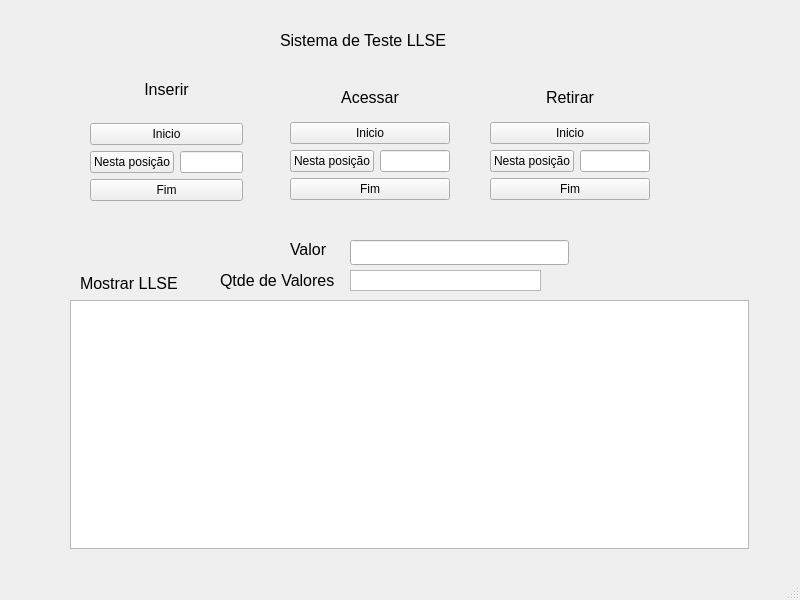
<?xml version="1.0" encoding="UTF-8"?>
<ui version="4.0">
 <class>MainWindow</class>
 <widget class="QMainWindow" name="MainWindow">
  <property name="geometry">
   <rect>
    <x>0</x>
    <y>0</y>
    <width>800</width>
    <height>600</height>
   </rect>
  </property>
  <property name="windowTitle">
   <string>MainWindow</string>
  </property>
  <widget class="QWidget" name="centralwidget">
   <widget class="QLabel" name="label">
    <property name="geometry">
     <rect>
      <x>280</x>
      <y>10</y>
      <width>221</width>
      <height>61</height>
     </rect>
    </property>
    <property name="text">
     <string>&lt;html&gt;&lt;head/&gt;&lt;body&gt;&lt;p&gt;&lt;span style=&quot; font-size:12pt; color:#000000;&quot;&gt;Sistema de Teste LLSE&lt;/span&gt;&lt;/p&gt;&lt;/body&gt;&lt;/html&gt;</string>
    </property>
   </widget>
   <widget class="QLabel" name="label_6">
    <property name="geometry">
     <rect>
      <x>80</x>
      <y>270</y>
      <width>679</width>
      <height>27</height>
     </rect>
    </property>
    <property name="text">
     <string>&lt;html&gt;&lt;head/&gt;&lt;body&gt;&lt;p&gt;&lt;span style=&quot; font-size:12pt;&quot;&gt;Mostrar LLSE&lt;/span&gt;&lt;/p&gt;&lt;/body&gt;&lt;/html&gt;</string>
    </property>
   </widget>
   <widget class="QTextEdit" name="textEditSaida">
    <property name="geometry">
     <rect>
      <x>70</x>
      <y>300</y>
      <width>679</width>
      <height>249</height>
     </rect>
    </property>
    <property name="readOnly">
     <bool>true</bool>
    </property>
   </widget>
   <widget class="QLabel" name="label_5">
    <property name="geometry">
     <rect>
      <x>290</x>
      <y>230</y>
      <width>45</width>
      <height>39</height>
     </rect>
    </property>
    <property name="text">
     <string>&lt;html&gt;&lt;head/&gt;&lt;body&gt;&lt;p&gt;&lt;span style=&quot; font-size:12pt;&quot;&gt;Valor&lt;/span&gt;&lt;/p&gt;&lt;/body&gt;&lt;/html&gt;</string>
    </property>
   </widget>
   <widget class="QLineEdit" name="lineEditValor">
    <property name="geometry">
     <rect>
      <x>350</x>
      <y>240</y>
      <width>219</width>
      <height>25</height>
     </rect>
    </property>
    <property name="inputMask">
     <string>999999</string>
    </property>
   </widget>
   <widget class="QLabel" name="label_7">
    <property name="geometry">
     <rect>
      <x>220</x>
      <y>270</y>
      <width>121</width>
      <height>20</height>
     </rect>
    </property>
    <property name="font">
     <font>
      <pointsize>12</pointsize>
     </font>
    </property>
    <property name="text">
     <string>Qtde de Valores</string>
    </property>
   </widget>
   <widget class="QTextEdit" name="textEditQuantidade">
    <property name="geometry">
     <rect>
      <x>350</x>
      <y>270</y>
      <width>191</width>
      <height>21</height>
     </rect>
    </property>
    <property name="verticalScrollBarPolicy">
     <enum>Qt::ScrollBarAlwaysOff</enum>
    </property>
    <property name="horizontalScrollBarPolicy">
     <enum>Qt::ScrollBarAlwaysOff</enum>
    </property>
    <property name="readOnly">
     <bool>true</bool>
    </property>
   </widget>
   <widget class="QLabel" name="label_8">
    <property name="geometry">
     <rect>
      <x>20</x>
      <y>10</y>
      <width>71</width>
      <height>91</height>
     </rect>
    </property>
    <property name="text">
     <string/>
    </property>
    <property name="pixmap">
     <pixmap>Arquivos/Foto minha carteirinha.jpeg</pixmap>
    </property>
    <property name="scaledContents">
     <bool>true</bool>
    </property>
   </widget>
   <widget class="QWidget" name="verticalLayoutWidget">
    <property name="geometry">
     <rect>
      <x>290</x>
      <y>79</y>
      <width>160</width>
      <height>121</height>
     </rect>
    </property>
    <layout class="QVBoxLayout" name="verticalLayout">
     <item>
      <widget class="QLabel" name="label_3">
       <property name="text">
        <string>&lt;html&gt;&lt;head/&gt;&lt;body&gt;&lt;p align=&quot;center&quot;&gt;&lt;span style=&quot; font-size:12pt;&quot;&gt;Acessar&lt;/span&gt;&lt;/p&gt;&lt;/body&gt;&lt;/html&gt;</string>
       </property>
      </widget>
     </item>
     <item>
      <widget class="QPushButton" name="btn_acessar">
       <property name="toolTip">
        <string>Acessa o nó ao início da fila</string>
       </property>
       <property name="text">
        <string>Inicio</string>
       </property>
      </widget>
     </item>
     <item>
      <layout class="QHBoxLayout" name="horizontalLayout">
       <item>
        <widget class="QPushButton" name="btn_acessar_posicao">
         <property name="text">
          <string>Nesta posição</string>
         </property>
        </widget>
       </item>
       <item>
        <widget class="QLineEdit" name="lineEdit_acessar_posicao"/>
       </item>
      </layout>
     </item>
     <item>
      <widget class="QPushButton" name="btn_acessar_fim">
       <property name="toolTip">
        <string>Acessa o nó ao final da fila</string>
       </property>
       <property name="text">
        <string>Fim</string>
       </property>
      </widget>
     </item>
    </layout>
   </widget>
   <widget class="QWidget" name="verticalLayoutWidget_2">
    <property name="geometry">
     <rect>
      <x>90</x>
      <y>80</y>
      <width>153</width>
      <height>121</height>
     </rect>
    </property>
    <layout class="QVBoxLayout" name="verticalLayout_2">
     <item>
      <widget class="QLabel" name="label_2">
       <property name="text">
        <string>&lt;!DOCTYPE HTML PUBLIC &quot;-//W3C//DTD HTML 4.0//EN&quot; &quot;http://www.w3.org/TR/REC-html40/strict.dtd&quot;&gt;
&lt;html&gt;&lt;head&gt;&lt;meta name=&quot;qrichtext&quot; content=&quot;1&quot; /&gt;&lt;meta charset=&quot;utf-8&quot; /&gt;&lt;style type=&quot;text/css&quot;&gt;
p, li { white-space: pre-wrap; }
hr { height: 1px; border-width: 0; }
&lt;/style&gt;&lt;/head&gt;&lt;body style=&quot; font-family:'Ubuntu'; font-size:10pt; font-weight:400; font-style:normal;&quot;&gt;
&lt;p align=&quot;center&quot; style=&quot; margin-top:12px; margin-bottom:12px; margin-left:0px; margin-right:0px; -qt-block-indent:0; text-indent:0px;&quot;&gt;&lt;span style=&quot; font-family:'Segoe UI'; font-size:12pt;&quot;&gt;Inserir&lt;/span&gt;&lt;/p&gt;
&lt;p align=&quot;center&quot; style=&quot;-qt-paragraph-type:empty; margin-top:12px; margin-bottom:12px; margin-left:0px; margin-right:0px; -qt-block-indent:0; text-indent:0px; font-family:'Segoe UI'; font-size:12pt;&quot;&gt;&lt;br /&gt;&lt;/p&gt;&lt;/body&gt;&lt;/html&gt;</string>
       </property>
      </widget>
     </item>
     <item>
      <widget class="QPushButton" name="btn_inserir">
       <property name="toolTip">
        <string>Insere um nó ao início da fila</string>
       </property>
       <property name="text">
        <string>Inicio</string>
       </property>
      </widget>
     </item>
     <item>
      <layout class="QHBoxLayout" name="horizontalLayout_2">
       <item>
        <widget class="QPushButton" name="btn_inserir_posicao">
         <property name="text">
          <string>Nesta posição</string>
         </property>
        </widget>
       </item>
       <item>
        <widget class="QLineEdit" name="lineEdit_inserir_posicao"/>
       </item>
      </layout>
     </item>
     <item>
      <widget class="QPushButton" name="btn_inserir_fim">
       <property name="toolTip">
        <string>Insere um nó ao final da fila</string>
       </property>
       <property name="text">
        <string>Fim</string>
       </property>
      </widget>
     </item>
    </layout>
   </widget>
   <widget class="QWidget" name="verticalLayoutWidget_3">
    <property name="geometry">
     <rect>
      <x>490</x>
      <y>79</y>
      <width>160</width>
      <height>121</height>
     </rect>
    </property>
    <layout class="QVBoxLayout" name="verticalLayout_3">
     <item>
      <widget class="QLabel" name="label_4">
       <property name="text">
        <string>&lt;html&gt;&lt;head/&gt;&lt;body&gt;&lt;p align=&quot;center&quot;&gt;&lt;span style=&quot; font-size:12pt;&quot;&gt;Retirar&lt;/span&gt;&lt;/p&gt;&lt;/body&gt;&lt;/html&gt;</string>
       </property>
      </widget>
     </item>
     <item>
      <widget class="QPushButton" name="btn_retirar">
       <property name="toolTip">
        <string>Retira o nó ao início da fila</string>
       </property>
       <property name="text">
        <string>Inicio</string>
       </property>
      </widget>
     </item>
     <item>
      <layout class="QHBoxLayout" name="horizontalLayout_3">
       <item>
        <widget class="QPushButton" name="btn_retirar_posicao">
         <property name="text">
          <string>Nesta posição</string>
         </property>
        </widget>
       </item>
       <item>
        <widget class="QLineEdit" name="lineEdit_retirar_posicao"/>
       </item>
      </layout>
     </item>
     <item>
      <widget class="QPushButton" name="btn_retirar_fim">
       <property name="toolTip">
        <string>Retira o nó ao final da fila</string>
       </property>
       <property name="text">
        <string>Fim</string>
       </property>
      </widget>
     </item>
    </layout>
   </widget>
  </widget>
  <widget class="QMenuBar" name="menubar">
   <property name="geometry">
    <rect>
     <x>0</x>
     <y>0</y>
     <width>800</width>
     <height>20</height>
    </rect>
   </property>
  </widget>
  <widget class="QStatusBar" name="statusbar"/>
 </widget>
 <resources/>
 <connections/>
</ui>
